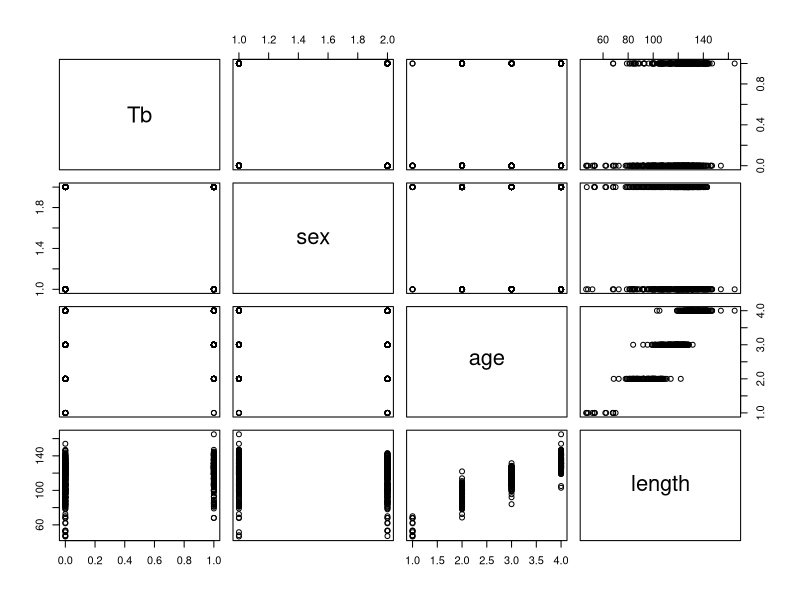
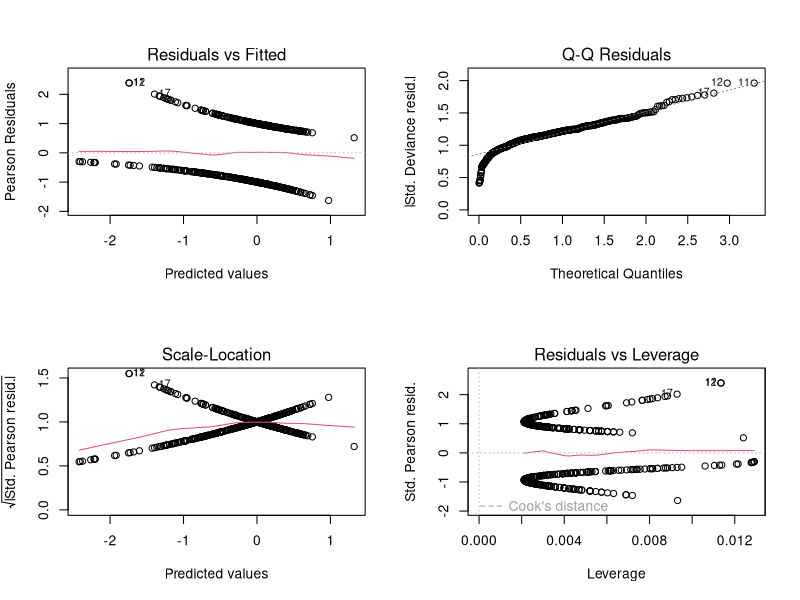
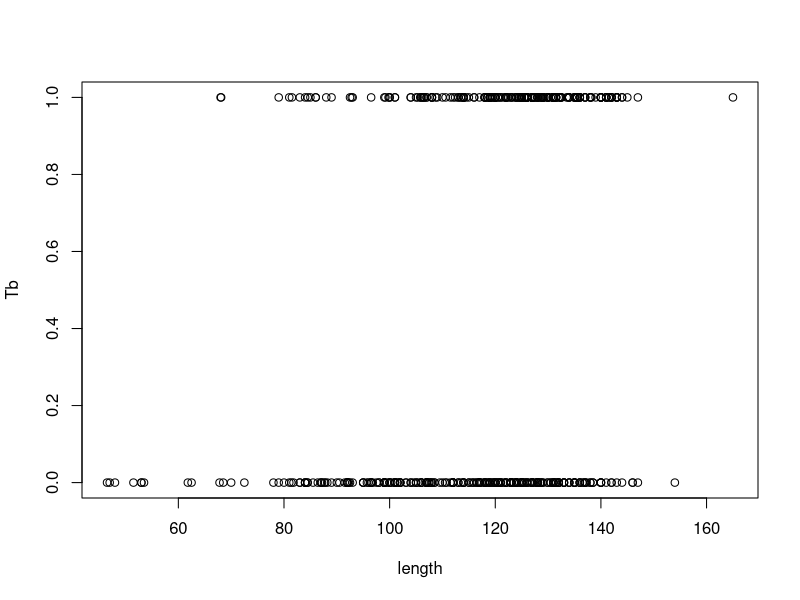
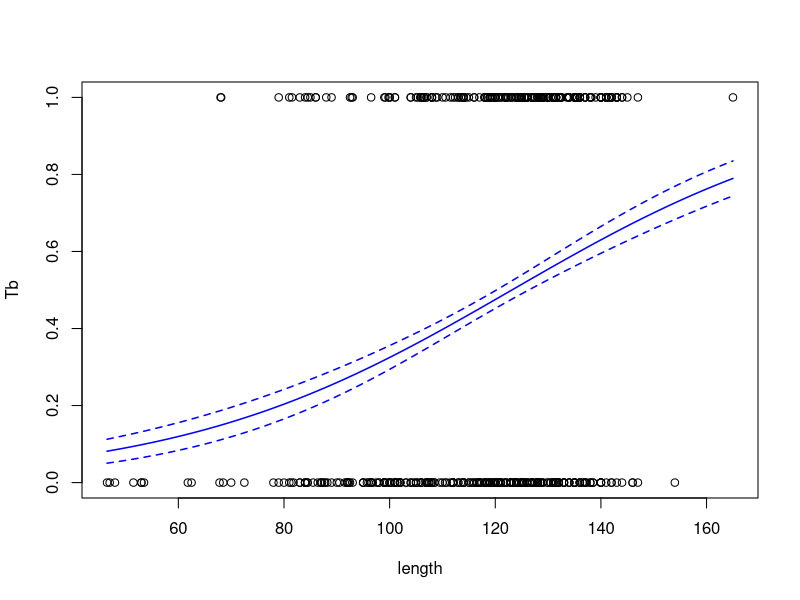

Source code (R) for these figures, in order:
## ---- chunk 1
workDir <- "~/mydata/BIT107-Boar-Markdown/"
projectName <- "Boar_Data_R_Markdown.R"
## ---- chunk 2
#Downloading Packages and Loading Libraries
#install.packages("dplyr")
#library(dplyr)
## ---- chunk 3
boar_data <- read.csv("Boar.csv", header = T, na = "NA", stringsAsFactors = T)

## ---- chunk 4
pairs(boar_data)
## ---- chunk 5
range(boar_data$length, na.rm = T) #Gives the range of the data input 

model1 <- glm(Tb~length, data = boar_data, na.action = na.omit, family=binomial(link = "logit"))
par(mfrow=c(2,2))
plot(model1) #Plots the 4 residual plot. 
par(mfrow=c(1,1))

summary(model1)
## ---- chunk 6
plot(Tb ~ length, data = boar_data)

newDat <- expand.grid(length = seq(46.5,165,0.5))

pred <- predict(model1, newdata = newDat, 
                type = "response", se.fit = T, na.rm = T)
#se.fit allows you to include the standard error within it
#This expand must include all X variables we include in our model. The seq(min, max, stepwise_change/intervals)
#Why do we have different types of 'type'?

predFrame <- data.frame(pred, length = newDat$length) #Combinging the datasets
head(predFrame)

plot(Tb ~ length, data = boar_data) #Empty plot of just Tb and Length

#Perfect Prediction line
lines(fit ~ length, data = predFrame, lw = 1.5, col = "blue") #Adds the middle line

#Predictions +/- the error. 
lines(fit+se.fit ~ length, data = predFrame, lw = 1.5, col = "blue", lty = 2)
lines(fit-se.fit ~ length, data = predFrame, lw = 1.5, col = "blue", lty = 2)

